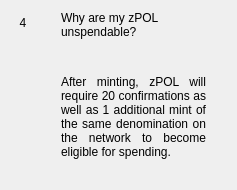
                  <widget class="QWidget" name="widgetFaq4" native="true">
                   <layout class="QHBoxLayout" name="horizontalPage_4" stretch="0,1">
                    <item alignment="Qt::AlignTop">
                     <widget class="QLabel" name="labelNumber4">
                      <property name="minimumSize">
                       <size>
                        <width>24</width>
                        <height>24</height>
                       </size>
                      </property>
                      <property name="maximumSize">
                       <size>
                        <width>16777215</width>
                        <height>24</height>
                       </size>
                      </property>
                      <property name="text">
                       <string>4</string>
                      </property>
                      <property name="alignment">
                       <set>Qt::AlignCenter</set>
                      </property>
                     </widget>
                    </item>
                    <item>
                     <layout class="QVBoxLayout" name="verticalLayoutPage_4">
                      <property name="leftMargin">
                       <number>20</number>
                      </property>
                      <property name="rightMargin">
                       <number>20</number>
                      </property>
                      <item>
                       <widget class="QLabel" name="labelSubtitle4">
                        <property name="text">
                         <string>Why are my zPOL unspendable?</string>
                        </property>
                        <property name="wordWrap">
                         <bool>true</bool>
                        </property>
                       </widget>
                      </item>
                      <item>
                       <spacer name="verticalSpacer_40">
                        <property name="orientation">
                         <enum>Qt::Vertical</enum>
                        </property>
                        <property name="sizeType">
                         <enum>QSizePolicy::Fixed</enum>
                        </property>
                        <property name="sizeHint" stdset="0">
                         <size>
                          <width>20</width>
                          <height>30</height>
                         </size>
                        </property>
                       </spacer>
                      </item>
                      <item>
                       <widget class="QLabel" name="labelContent4">
                        <property name="text">
                         <string>
                           &lt;html&gt;&lt;head/&gt;&lt;body&gt;&lt;p align=&quot;justify&quot;&gt;
                           After minting, zPOL will require 20 confirmations as well as 1
                           additional mint of the same denomination on the network to
                           become eligible for spending.
                           &lt;/p&gt;&lt;/body&gt;&lt;/html&gt;
                         </string>
                        </property>
                        <property name="alignment">
                         <set>Qt::AlignLeading|Qt::AlignLeft|Qt::AlignTop</set>
                        </property>
                        <property name="wordWrap">
                         <bool>true</bool>
                        </property>
                       </widget>
                      </item>
                      <item>
                       <spacer name="verticalSpacer_41">
                        <property name="orientation">
                         <enum>Qt::Vertical</enum>
                        </property>
                        <property name="sizeHint" stdset="0">
                         <size>
                          <width>20</width>
                          <height>20</height>
                         </size>
                        </property>
                       </spacer>
                      </item>
                     </layout>
                    </item>
                   </layout>
                  </widget>
